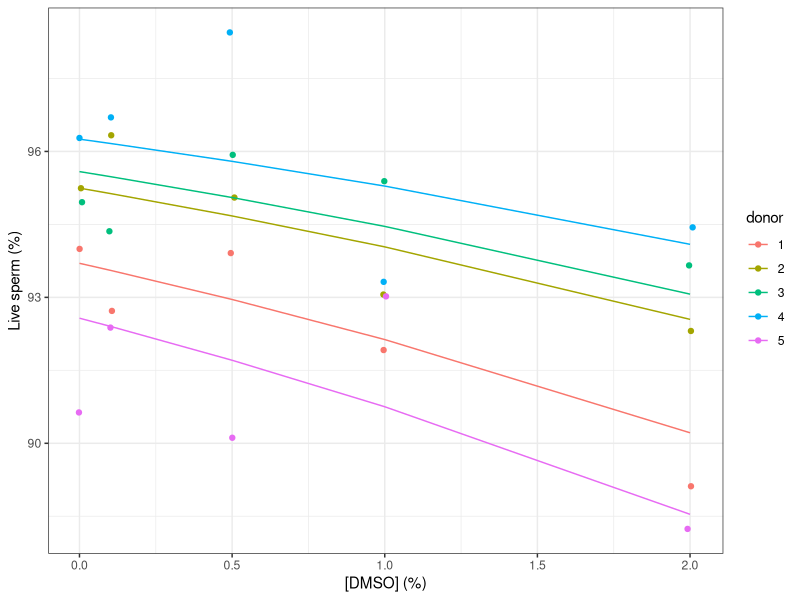
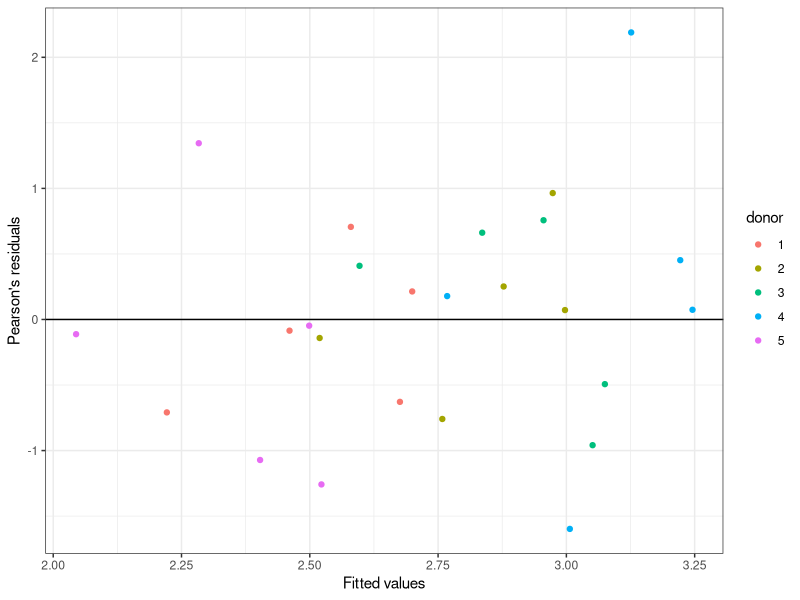
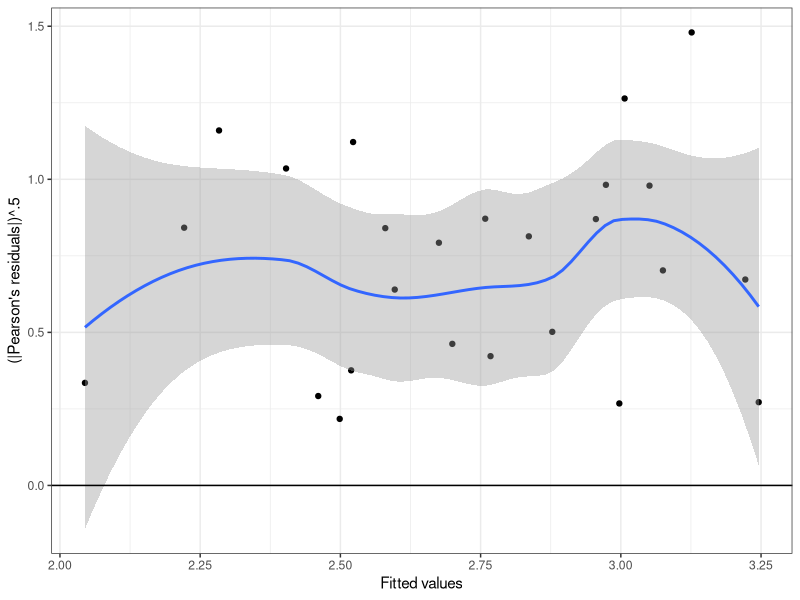
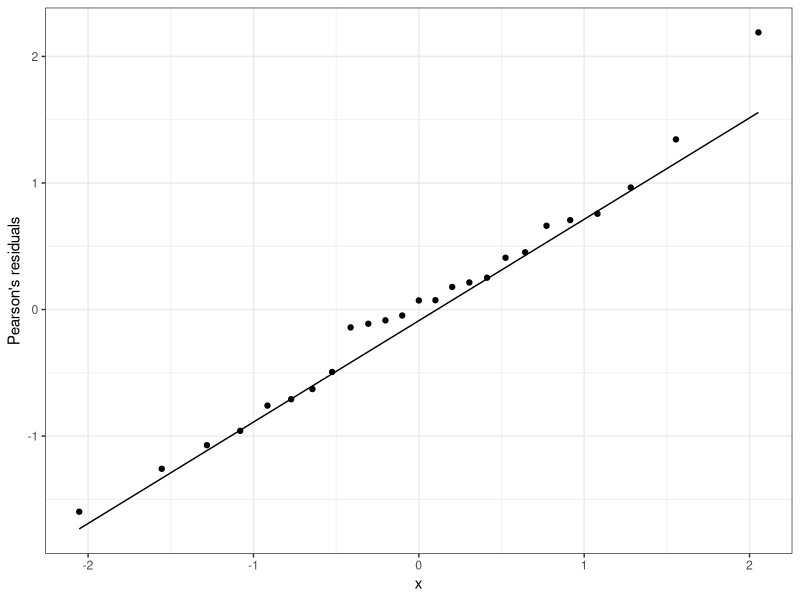
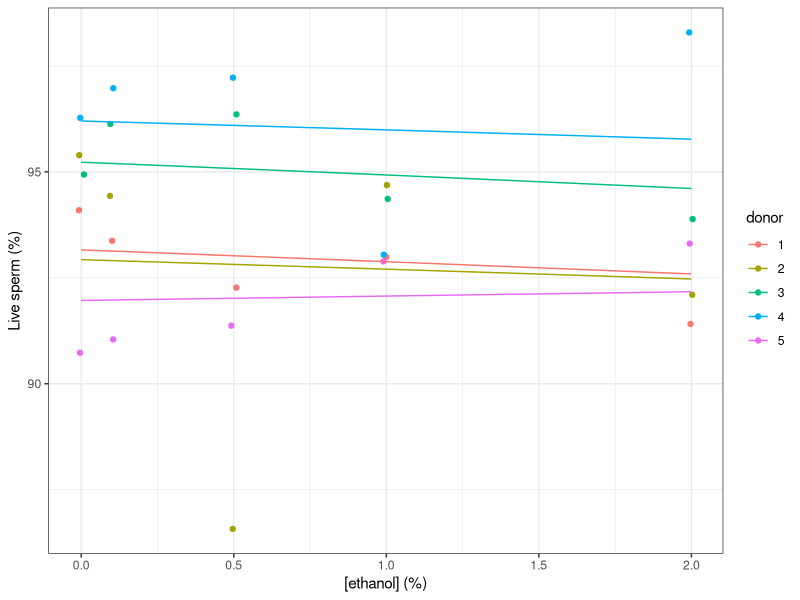
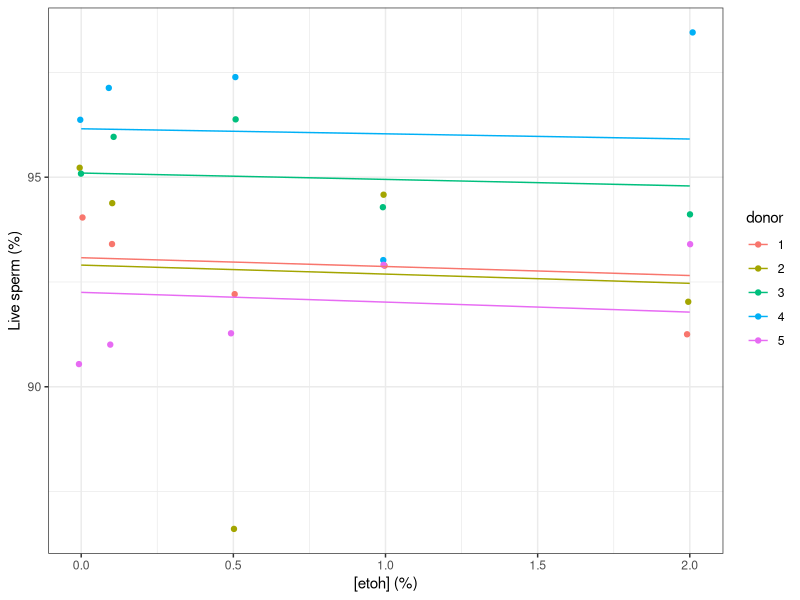

Reproduce these figures in R, in order. (Note: a time limit stopped this script after it produced the figures.)
## ---- chunk 1
library(lme4)
library(ggplot2)
theme_set(theme_bw())
# Also using readxl, skimr, equatiomatic, optimix, dfoptim, boot
# Read functions for residual analysis plots
## ---- chunk 2
vit_dmso <- readxl::read_excel("../data/Table S2.xlsx",
  sheet = "vitality_DMSO")
vit_dmso$donor <- as.factor(vit_dmso$donor)
names(vit_dmso) <- c("donor", "conc", "live", "total")
vit_dmso$live_frac <- vit_dmso$live / vit_dmso$total
skimr::skim(vit_dmso)
## ---- chunk 3
table(vit_dmso$donor, as.factor(vit_dmso$conc))
## ---- chunk 4
vit_dmso_m1 <- glmer(cbind(live, total - live) ~ conc + (conc | donor),
  data = vit_dmso, family = binomial(link = "logit"))
summary(vit_dmso_m1)
## ---- chunk 5
vit_dmso_m2 <- glmer(cbind(live, total - live) ~ conc  + (1 | donor),
  data = vit_dmso, family = binomial(link = "logit"))
summary(vit_dmso_m2)
## ---- chunk 6
ggplot(data = vit_dmso) +
  geom_jitter(aes(x = conc, y = live_frac * 100, col = donor),
    width = 0.01) +
  geom_line(aes(x = conc, y = fitted(vit_dmso_m2) * 100, col = donor)) +
  labs(x = "[DMSO] (%)", y = "Live sperm (%)")
## ---- chunk 7
confint(vit_dmso_m2, level = 0.95) # 95% CI based on profile
set.seed(7400)
# 1000x parameter bootstrap
(vit_dmso_m2_conf <- confint(vit_dmso_m2, level = 0.95,
  method = "boot", nsim  = 1000L))
## ---- chunk 8
#drop1(vit_dmso_m2, scope = "conc")
vit_dmso_m3 <- glmer(cbind(live, total - live) ~ 1 + (1 | donor),
  data = vit_dmso, family = binomial(link = "logit"))
anova(vit_dmso_m2, vit_dmso_m3, refit = TRUE)
## ---- chunk 9
isSingular(vit_dmso_m2)
## ---- chunk 10
vit_dmso_m2_all <- allFit(vit_dmso_m2)
summary(vit_dmso_m2_all)
## ---- chunk 11
vit_dmso <- fortify.merMod(vit_dmso_m2)
ggplot(data = vit_dmso, aes(x = .fitted, y = .scresid, col = donor)) +
  geom_point() +
  geom_hline(yintercept = 0) +
  labs(x = "Fitted values", y = "Pearson's residuals")
## ---- chunk 12
ggplot(data = vit_dmso, aes(x = .fitted, y = sqrt(abs(.scresid)))) +
  geom_point() +
  geom_smooth(method = "loess", formula = y ~ x) +
  geom_hline(yintercept = 0) +
  labs(x = "Fitted values", y = "(|Pearson's residuals|)^.5")
## ---- chunk 13
ggplot(data = vit_dmso, aes(sample = .scresid)) +
  geom_qq() +
  geom_qq_line() +
  labs(c = "Thearetical quantile", y = "Pearson's residuals")
## ---- chunk 14
shapiro.test(vit_dmso$.scresid)
## ---- chunk 15
vit_dmso_slope <- c(
  ci95_min   = min(vit_dmso_m2_conf["conc", ]),
  estimate = fixef(vit_dmso_m2)[["conc"]],
  ci95_max  = max(vit_dmso_m2_conf["conc", ]))
vit_dmso_slope
#saveRDS(vit_dmso_slope, "../data/vitality_DMSO_slope.rds")
## ---- chunk 16
predict_logit <- function(conc, intercept = 1, slopes) {
  slopes_mat <- matrix(slopes, nrow = 1,
    dimnames = list(NULL, names(slopes)))
  data.frame(conc = conc, -intercept +
      boot::inv.logit(boot::logit(intercept) +
      conc %*% slopes_mat))
}
dmso_conc <- (0:20) / 10
vit_dmso_lost <- predict_logit(dmso_conc, 0.94, vit_dmso_slope)
vit_dmso_lost
#saveRDS(vit_dmso_lost, "../data/vitality_DMSO_lost.rds")
## ---- chunk 17
vit_etoh <- readxl::read_excel("../data/Table S2.xlsx",
  sheet = "vitality_EtOH")
vit_etoh$donor <- as.factor(vit_etoh$donor)
names(vit_etoh) <- c("donor", "conc", "live", "total")
vit_etoh$live_frac <- vit_etoh$live / vit_etoh$total
skimr::skim(vit_etoh)
## ---- chunk 18
table(vit_etoh$donor, as.factor(vit_etoh$conc))
## ---- chunk 19
vit_etoh_m1 <- glmer(cbind(live, total - live) ~ conc + (conc | donor),
  data = vit_etoh, family = binomial(link = "logit"))
summary(vit_etoh_m1)
## ---- chunk 20
ggplot(data = vit_etoh) +
  geom_jitter(aes(x = conc, y = live_frac * 100, col = donor),
    width = 0.01) +
  geom_line(aes(x = conc, y = fitted(vit_etoh_m1) * 100, col = donor)) +
  labs(x = "[ethanol] (%)", y = "Live sperm (%)")
## ---- chunk 21
vit_etoh_m2 <- glmer(cbind(live, total - live) ~ conc  + (1 | donor),
  data = vit_etoh, family = binomial(link = "logit"))
anova(vit_etoh_m1, vit_etoh_m2, refit = FALSE) # Despite the name, it is indeed a LR test
## ---- chunk 22
ggplot(data = vit_etoh) +
  geom_jitter(aes(x = conc, y = live_frac * 100, col = donor),
    width = 0.01) +
  geom_line(aes(x = conc, y = fitted(vit_etoh_m2) * 100, col = donor)) +
  labs(x = "[etoh] (%)", y = "Live sperm (%)")
## ---- chunk 23
summary(vit_etoh_m2)
## ---- chunk 24
confint(vit_etoh_m2, level = 0.95) # 95% CI based on profile
set.seed(74588)
# 1000x parameter bootstrap
(vit_etoh_m2_conf <- confint(vit_etoh_m2, level = 0.95, method = "boot", nsim  = 1000L))
## ---- chunk 25
#drop1(vit_etoh_m2, scope = "conc")
vit_etoh_m3 <- glmer(cbind(live, total - live) ~ 1 + (1 | donor),
  data = vit_etoh, family = binomial(link = "logit"))
anova(vit_etoh_m2, vit_etoh_m3, refit = TRUE)
## ---- chunk 26
isSingular(vit_etoh_m2)
## ---- chunk 27
vit_etoh_m2_all <- allFit(vit_etoh_m2)
summary(vit_etoh_m2_all)
## ---- chunk 28
vit_etoh <- fortify.merMod(vit_etoh_m2)
ggplot(data = vit_etoh, aes(x = .fitted, y = .scresid, col = donor)) +
  geom_point() +
  geom_hline(yintercept = 0) +
  labs(x = "Fitted values", y = "Pearson's residuals")
## ---- chunk 29
ggplot(data = vit_etoh, aes(x = .fitted, y = sqrt(abs(.scresid)))) +
  geom_point() +
  geom_smooth(method = "loess", formula = y ~ x) +
  geom_hline(yintercept = 0) +
  labs(x = "Fitted values", y = "(|Pearson's residuals|)^.5")
## ---- chunk 30
ggplot(data = vit_etoh, aes(sample = .scresid)) +
  geom_qq() +
  geom_qq_line() +
  labs(c = "Theoretical quantiles", "Pearson's residuals")
## ---- chunk 31
shapiro.test(vit_etoh$.scresid)
## ---- chunk 32
sessionInfo()
